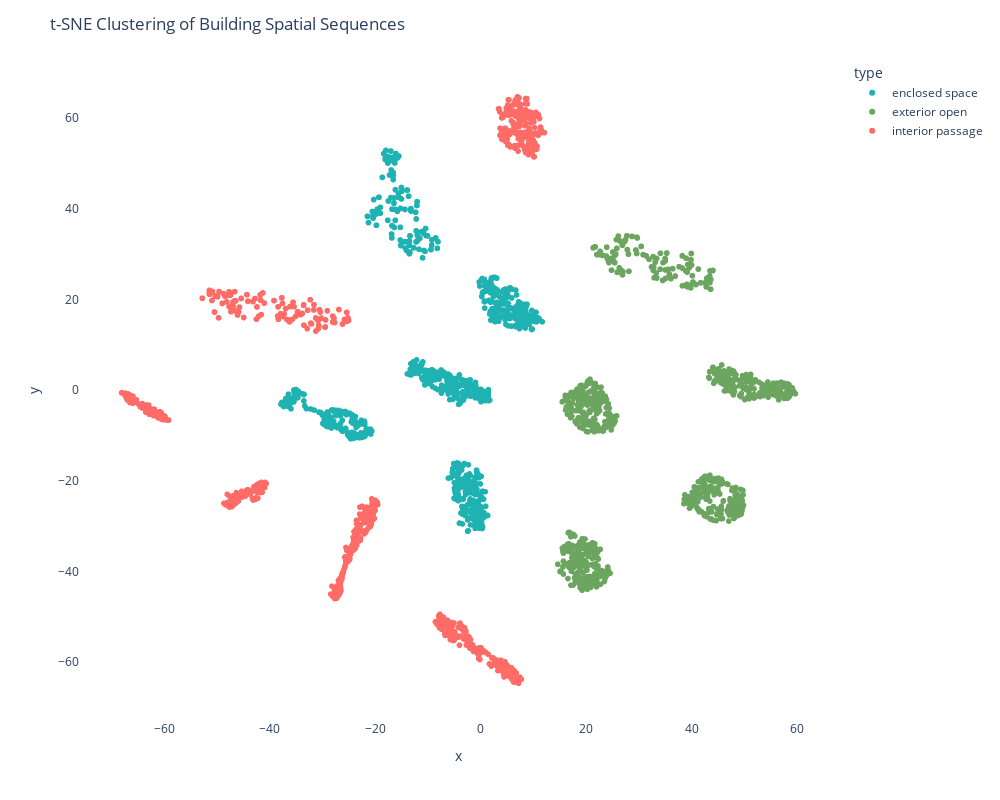

The cell this chart's notebook holds for it:
### Markdown cell above
# TSNE

### Code cell
from sklearn.manifold import TSNE
import pandas as pd
import plotly.express as px

colors = {
    "enclosed space": "#1fb2b2",
    "interior passage": "#ff6c68",
    "exterior open": "#6ca55f",
}
# Prepare data for tSNE
# Extract features and labels for t-SNE
features = np.array([item["feature"] for item in data])
building_types = [f"{item['bldg']}_{item['type']}" for item in data]
types = [item["type"] for item in data]

# Convert to numpy array
features = np.array(features).reshape(-1, 256)
# Apply t-SNE
tsne = TSNE(n_components=2, random_state=42, perplexity=45)
tsne_results = tsne.fit_transform(features)


# Create a DataFrame for the t-SNE results
df_tsne = pd.DataFrame(
    {
        "x": tsne_results[:, 0],
        "y": tsne_results[:, 1],
        "building_type": building_types,
        "type": types,
    }
)

# Create the figure using Plotly
fig = px.scatter(
    df_tsne,
    x="x",
    y="y",
    color="type",  # Use building_type as color
    labels={"color": "Building Type"},  # Rename legend title
    hover_name="building_type",  # Show building_type on hover
    color_discrete_map=colors,
)

# Update the layout to adjust the aspect ratio and remove legend title
fig.update_layout(
    width=1000,
    height=800,
    title="t-SNE Clustering of Building Spatial Sequences",
    plot_bgcolor="white",  # Set plot background to white
    xaxis=dict(showgrid=False),  # Remove x-axis grid lines
    yaxis=dict(showgrid=False),  # Remove y-axis grid lines
    xaxis_showticklabels=True,  # Optional: Display x-axis tick labels
    yaxis_showticklabels=True,  # Optional: Display y-axis tick labels
)
# Show the figure
fig.show()

### Figure 1 — Plotly figure (JSON) as saved in the notebook; plotly's stock layout.template omitted (floating-point values rounded to 4 significant figures; data arrays with more than 128 entries replaced by an {"elided": "..."} marker saying what was removed)
{"data": [{"hovertemplate": "<b>%{hovertext}</b><br><br>type=enclosed space<br>x=%{x}<br>y=%{y}<extra></extra>", "hovertext": {"elided": "1100 str values"}, "legendgroup": "enclosed space", "marker": {"color": "#1fb2b2", "symbol": "circle"}, "mode": "markers", "name": "enclosed space", "showlegend": true, "type": "scattergl", "x": {"elided": "1100 float values"}, "xaxis": "x", "y": {"elided": "1100 float values"}, "yaxis": "y"}, {"hovertemplate": "<b>%{hovertext}</b><br><br>type=exterior open<br>x=%{x}<br>y=%{y}<extra></extra>", "hovertext": {"elided": "1100 str values"}, "legendgroup": "exterior open", "marker": {"color": "#6ca55f", "symbol": "circle"}, "mode": "markers", "name": "exterior open", "showlegend": true, "type": "scattergl", "x": {"elided": "1100 float values"}, "xaxis": "x", "y": {"elided": "1100 float values"}, "yaxis": "y"}, {"hovertemplate": "<b>%{hovertext}</b><br><br>type=interior passage<br>x=%{x}<br>y=%{y}<extra></extra>", "hovertext": {"elided": "1100 str values"}, "legendgroup": "interior passage", "marker": {"color": "#ff6c68", "symbol": "circle"}, "mode": "markers", "name": "interior passage", "showlegend": true, "type": "scattergl", "x": {"elided": "1100 float values"}, "xaxis": "x", "y": {"elided": "1100 float values"}, "yaxis": "y"}], "layout": {"height": 800, "legend": {"title": {"text": "type"}, "tracegroupgap": 0}, "margin": {"t": 60}, "plot_bgcolor": "white", "title": {"text": "t-SNE Clustering of Building Spatial Sequences"}, "width": 1000, "xaxis": {"anchor": "y", "domain": [0, 1], "showgrid": false, "showticklabels": true, "title": {"text": "x"}}, "yaxis": {"anchor": "x", "domain": [0, 1], "showgrid": false, "showticklabels": true, "title": {"text": "y"}}}}
